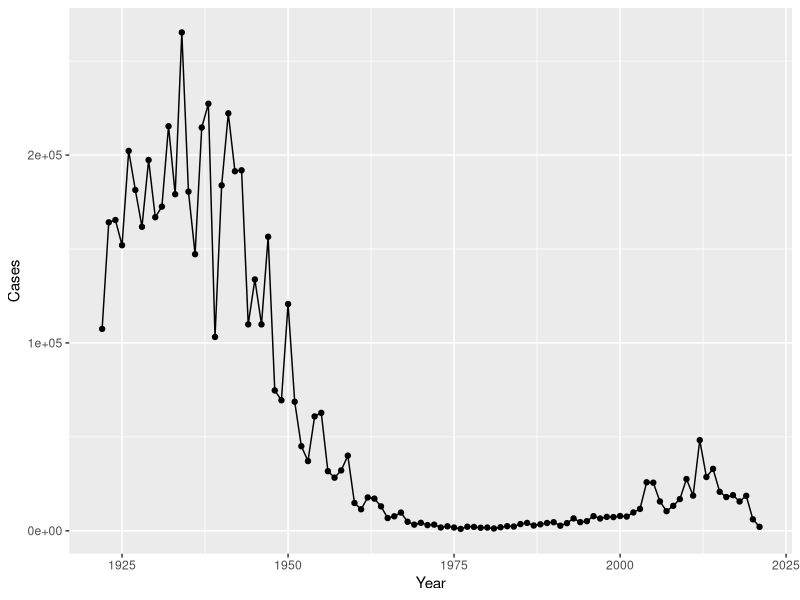
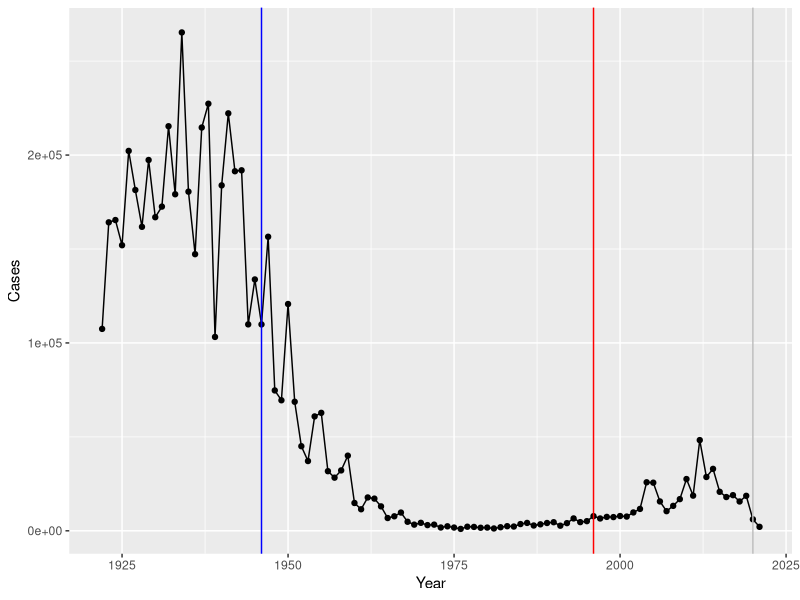

These charts were generated, in order, by the following R code: (Note: this script raises an error after producing the figures.)
## ---- chunk 1
cdc <- data.frame(Year = c(1922L,1923L,1924L,1925L,
                                          1926L,1927L,1928L,1929L,1930L,1931L,
                                          1932L,1933L,1934L,1935L,1936L,
                                          1937L,1938L,1939L,1940L,1941L,1942L,
                                          1943L,1944L,1945L,1946L,1947L,
                                          1948L,1949L,1950L,1951L,1952L,
                                          1953L,1954L,1955L,1956L,1957L,1958L,
                                          1959L,1960L,1961L,1962L,1963L,
                                          1964L,1965L,1966L,1967L,1968L,1969L,
                                          1970L,1971L,1972L,1973L,1974L,
                                          1975L,1976L,1977L,1978L,1979L,1980L,
                                          1981L,1982L,1983L,1984L,1985L,
                                          1986L,1987L,1988L,1989L,1990L,
                                          1991L,1992L,1993L,1994L,1995L,1996L,
                                          1997L,1998L,1999L,2000L,2001L,
                                          2002L,2003L,2004L,2005L,2006L,2007L,
                                          2008L,2009L,2010L,2011L,2012L,
                                          2013L,2014L,2015L,2016L,2017L,2018L,
                                          2019L,2020L,2021L),
Cases = c(107473,164191,165418,152003,
                                          202210,181411,161799,197371,
                                          166914,172559,215343,179135,265269,
                                          180518,147237,214652,227319,103188,
                                          183866,222202,191383,191890,109873,
                                          133792,109860,156517,74715,69479,
                                          120718,68687,45030,37129,60886,
                                          62786,31732,28295,32148,40005,
                                          14809,11468,17749,17135,13005,6799,
                                          7717,9718,4810,3285,4249,3036,
                                          3287,1759,2402,1738,1010,2177,2063,
                                          1623,1730,1248,1895,2463,2276,
                                          3589,4195,2823,3450,4157,4570,
                                          2719,4083,6586,4617,5137,7796,6564,
                                          7405,7298,7867,7580,9771,11647,
                                          25827,25616,15632,10454,13278,
                                          16858,27550,18719,48277,28639,32971,
                                          20762,17972,18975,15609,18617,
                                          6124,2116)
       )
## ---- chunk 2
library(ggplot2)

base <- ggplot(cdc) + 
  aes(x = Year, y = Cases) + 
  geom_point() + 
  geom_line()

base
## ---- chunk 3
ggplot(cdc) + 
  aes(x = Year, y = Cases) + 
  geom_point() + 
  geom_line() +
  geom_vline(xintercept=1946,col="blue") +
  geom_vline(xintercept=1996, col="red") +
  geom_vline(xintercept=2020, col="grey")
## ---- chunk 4
library(jsonlite)

subject <- read_json("https://www.cmi-pb.org/api/subject", simplifyVector = TRUE) 

head(subject)
## ---- chunk 5
nrow(subject)
## ---- chunk 6
table(subject$infancy_vac)
## ---- chunk 7
table(subject$biological_sex)
## ---- chunk 8
table(subject$race, subject$biological_sex)
## ---- chunk 9
library(lubridate)
## ---- chunk 10
today()
## ---- chunk 11
today() - ymd("2000-01-01")
## ---- chunk 12
time_length( today() - ymd("2000-01-01"),  "years")
## ---- chunk 13
subject$age <- today() - ymd(subject$year_of_birth)
subject$age
## ---- chunk 14
library(dplyr)

ap <- subject %>% filter(infancy_vac == "aP")

round( summary( time_length( ap$age, "years" ) ) )
## ---- chunk 15
wp <- subject %>% filter(infancy_vac == "wP")
round( summary( time_length( wp$age, "years" ) ) )
## ---- chunk 16
int <- ymd(subject$date_of_boost) - ymd(subject$year_of_birth)
age_at_boost <- time_length(int, "year")
head(age_at_boost)
## ---- chunk 17
ggplot(subject) +
  aes(time_length(age, "year"),
      fill=as.factor(infancy_vac)) +
  geom_histogram(show.legend=FALSE) +
  facet_wrap(vars(infancy_vac), nrow=2) +
  xlab("Age in years")
## ---- chunk 18
# Or use wilcox.test() 
x <- t.test(time_length( wp$age, "years" ),
       time_length( ap$age, "years" ))

x$p.value
## ---- chunk 19
specimen <- read_json("http://cmi-pb.org/api/specimen", simplifyVector = T)
ab_titer <- read_json("http://cmi-pb.org/api/v4/plasma_ab_titer",simplifyVector = T )
## ---- chunk 20
library(dplyr)
## ---- chunk 21
meta <- inner_join(specimen, subject)
dim(meta)
head(meta)
## ---- chunk 22
abdata <- inner_join(ab_titer, meta)
dim(abdata)
## ---- chunk 23
abdata <- inner_join(ab_titer, meta)
dim(abdata)
## ---- chunk 24
table(abdata$isotype)
## ---- chunk 25
table(abdata$dataset)
## ---- chunk 26
igg <- abdata %>% filter(isotype == "IgG")
head(igg)
## ---- chunk 27
base <- ggplot(igg) +
  aes(MFI, antigen) +
geom_boxplot()

base
## ---- chunk 28
table(igg$visit)
## ---- chunk 29
base + 
  facet_wrap(vars(visit), nrow=2)
## ---- chunk 30
ggplot(igg) +
  aes(MFI_normalised, antigen, col=infancy_vac ) +
  geom_boxplot(show.legend = FALSE) + 
  facet_wrap(vars(visit), nrow=2) +
  xlim(0,75) +
  theme_bw()
## ---- chunk 31
igg %>% filter(visit != 8) %>%
ggplot() +
  aes(MFI_normalised, antigen, col=infancy_vac ) +
  geom_boxplot(show.legend = FALSE) + 
  xlim(0,75) +
  facet_wrap(vars(infancy_vac, visit), nrow=2)
## ---- chunk 32
filter(igg, antigen=="OVA") %>%
  ggplot() +
  aes(MFI_normalised, col=infancy_vac) +
  geom_boxplot(show.legend = F) +
  facet_wrap(vars(visit)) +
  theme_bw()
## ---- chunk 33
filter(igg, antigen=="FIM2/3") %>%
  ggplot() +
  aes(MFI_normalised, col=infancy_vac) +
  geom_boxplot(show.legend = F) +
  facet_wrap(vars(visit)) +
  theme_bw()
## ---- chunk 34
abdata.21 <- abdata %>% filter(dataset == "2021_dataset")

abdata.21 %>% 
  filter(isotype == "IgG",  antigen == "PT") %>%
  ggplot() +
    aes(x=planned_day_relative_to_boost,
        y=MFI_normalised,
        col=infancy_vac,
        group=subject_id) +
    geom_point() +
    geom_line() +
    geom_vline(xintercept=0, linetype="dashed") +
    geom_vline(xintercept=14, linetype="dashed") +
  labs(title="2021 dataset IgG PT",
       subtitle = "Dashed lines indicate day 0 (pre-boost) and 14 (apparent peak levels)")
## ---- chunk 35
abdata.20 <- abdata %>% filter(dataset == "2020_dataset")

abdata.20 %>% 
  filter(isotype == "IgG",  antigen == "PT") %>%
  ggplot() +
    aes(x=planned_day_relative_to_boost,
        y=MFI_normalised,
        col=infancy_vac,
        group=subject_id) +
    geom_point() +
    geom_line() +
    geom_vline(xintercept=0, linetype="dashed") +
    geom_vline(xintercept=14, linetype="dashed") +
  labs(title="2020 dataset IgG PT",
       subtitle = "Dashed lines indicate day 0 (pre-boost) and 14 (apparent peak levels)")
## ---- chunk 36
url <- "https://www.cmi-pb.org/api/v2/rnaseq?versioned_ensembl_gene_id=eq.ENSG00000211896.7"

rna <- read_json(url, simplifyVector = TRUE) 
## ---- chunk 37
meta <- inner_join(specimen, subject)
ssrna <- inner_join(rna, meta)
## ---- chunk 38
ggplot(ssrna) +
  aes(visit, tpm, group=subject_id) +
  geom_point() +
  geom_line(alpha=0.2)
## ---- chunk 39
ggplot(ssrna) +
  aes(tpm, col=infancy_vac) +
  geom_boxplot() +
  facet_wrap(vars(visit))
## ---- chunk 40
ssrna %>%  
  filter(visit==4) %>% 
  ggplot() +
    aes(tpm, col=infancy_vac) + geom_density() + 
    geom_rug() 
